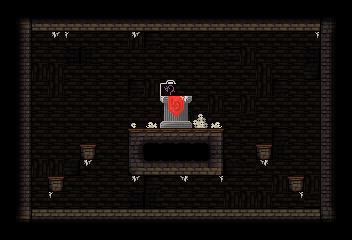

A 2D game scene composited from a Tiled map and its tileset images. What follows is a short description and the map's XML, with each tile layer's data collapsed to a summary:
An orthogonal 22x15 tile map with 16x16 px tiles, 5 tile layers (back, deco, stage, unit, ...).

<map version="1.0" orientation="orthogonal" renderorder="right-down" width="22" height="15" tilewidth="16" tileheight="16" nextobjectid="4">
 <tileset firstgid="1" name="dungeonTileSet" tilewidth="16" tileheight="16" tilecount="1024">
  <image source="dungeonTileset.png" width="512" height="512" />
 </tileset>
 <layer name="back" width="22" height="15">
  <data>[330 cells, 330 non-empty, 9 distinct tile ids]</data>
 </layer>
 <layer name="deco" width="22" height="15">
  <data>[330 cells, 15 non-empty, 5 distinct tile ids]</data>
 </layer>
 <layer name="stage" width="22" height="15">
  <data>[330 cells, 158 non-empty, 22 distinct tile ids]</data>
 </layer>
 <layer name="unit" width="22" height="15">
  <data>[330 cells, 1 non-empty, 1 distinct tile ids]</data>
 </layer>
 <layer name="fore" width="22" height="15">
  <data>[330 cells, 12 non-empty, 3 distinct tile ids]</data>
 </layer>
</map>
